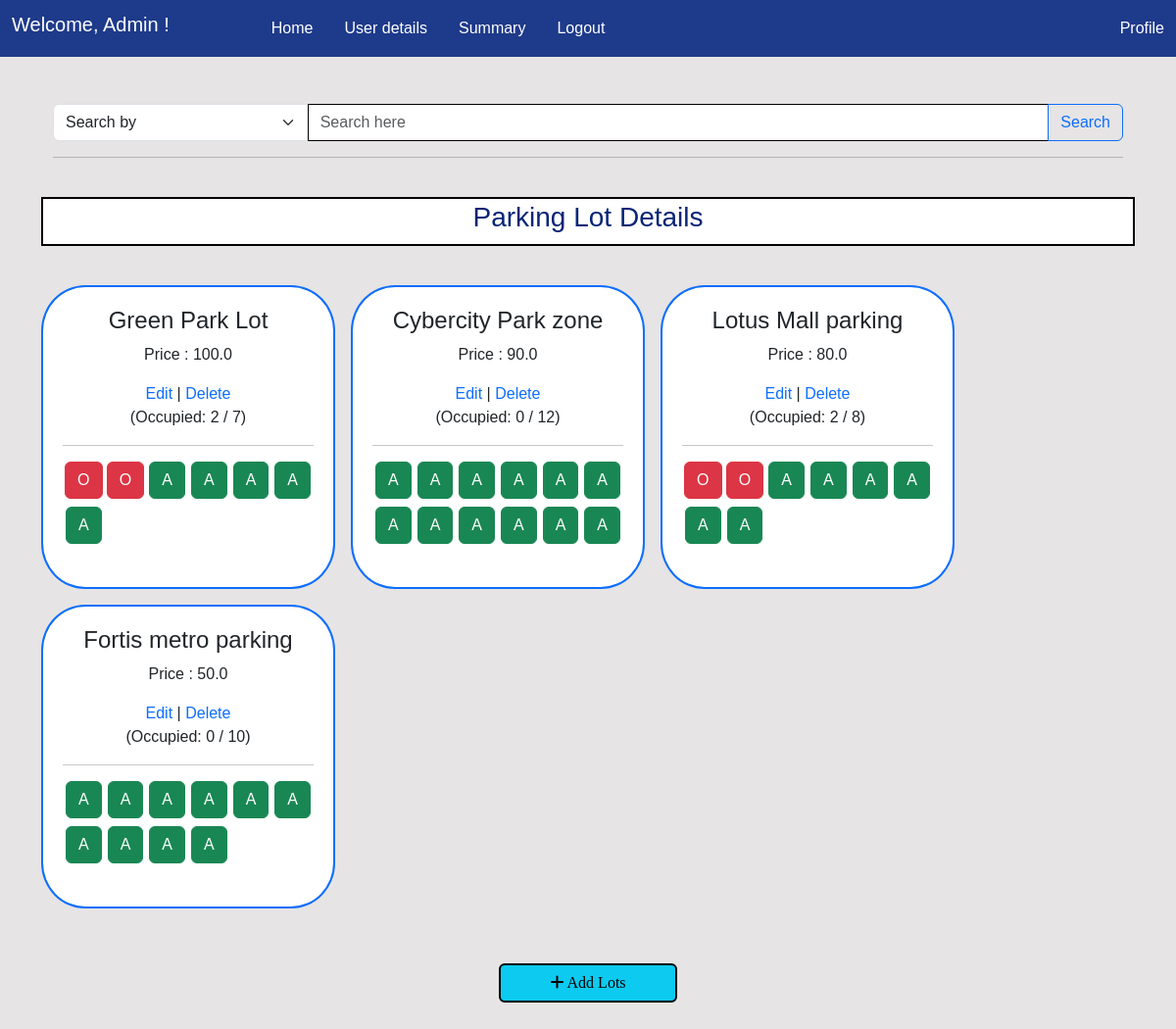
Page /admin (signed in) on the earlier database version.
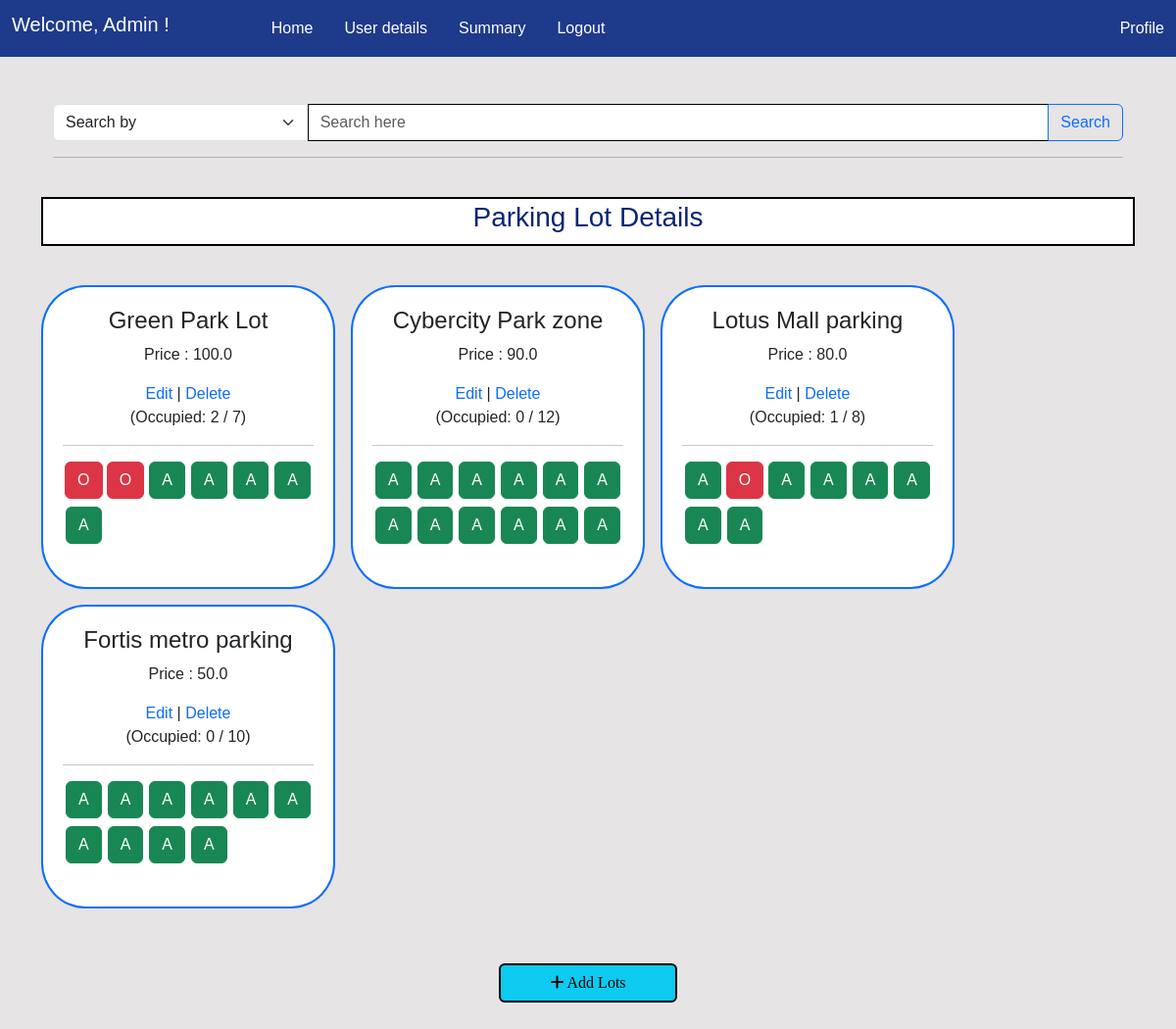
Same page on the later database version.
### models.py (models this page shows)
class ParkingLot(db.Model):
    __tablename__ = 'parkinglot'
    id = db.Column(db.Integer, primary_key=True)
    name = db.Column(db.String(50), nullable=False)
    address = db.Column(db.String(100), nullable=False)
    pincode = db.Column(db.String(10), nullable=False)
    total_spots = db.Column(db.Integer, nullable=False)
    price_per_hour = db.Column(db.Float, nullable=False)
    spots= db.relationship('ParkingSpot', backref='parkinglot', lazy=True,cascade="all, delete-orphan" )
    lots= db.relationship('Reservation', backref='parkinglot', lazy=True,cascade="all, delete-orphan")

class ParkingSpot(db.Model):
    __tablename__ = 'parkingspot'
    id = db.Column(db.Integer, primary_key=True)
    lot_id = db.Column(db.Integer, db.ForeignKey('parkinglot.id'), nullable=False)
    spot_number = db.Column(db.Integer, nullable=False)
    is_occupied = db.Column(db.Boolean, default=False)
    reserved_spot = db.relationship('Reservation', backref='parkingspot', lazy=True ,cascade="all, delete-orphan")

### routes.py (the view, shortened to what this page needs)
@app.route('/admin')
@admin_required
def admin():
    parkinglots = ParkingLot.query.all()
    parameter= request.args.get('parameter')
    query= request.args.get('query')
    parameters= {
        'default':'Search by ',
        'lotname' : 'Lot name',
        'location' :'Location',
        'pincode' : 'Pincode',
        'lotid': 'Lot ID',
        'totalspot': 'Total Spots'
    }
    return render_template('admin.html',parkinglots=parkinglots,parameters=parameters,param=parameter,query=query)

### routes.py (called while the page is built)
def admin_required(f):
    @wraps(f)
    def decorated_function(*args, **kwargs):
        if 'user_id' not in session:
            flash('Please login to continue')
            return redirect(url_for('login'))
        user= User.query.get(session['user_id'])
        if not user.is_admin:
            flash('You do not have permission to access this page')
            return redirect(url_for('user'))
        return f(*args, **kwargs)
    return decorated_function

### templates/admin.html (shortened to what this page needs)
{% extends 'layout.html' %}
 {% block content %}
<div class="container-fluid mt-5">
    {% include 'searchbar.html' %}
    <hr>
    <div class="row mb-3">
        <div class="heading d-flex mt-4">
            <h3>Parking Lot Details</h3>
        </div>
        {% for parkinglot in parkinglots %}
        <div class="contain col-3 me-3 mb-3" style="width: 300px; overflow-y: auto; ">
            <h4 class="text-center ">{{parkinglot.name}}</h4>
            <p class="text-center">Price : {{parkinglot.price_per_hour}}</p>
            <div class="lot-controls text-center ">
                <a href="{{ url_for('edit_lot', id=parkinglot.id) }}">Edit</a> |
                <a href="{{ url_for('delete_lot', id=parkinglot.id) }}">Delete</a>
            </div>
            <div class="occupied-info text-center">(Occupied: {{ parkinglot.spots | selectattr('is_occupied') | list |
                length }} / {{parkinglot.total_spots }})</div>
            <hr>
            <div class="container mb-3">
                <div class="row">
                    {% for spot in parkinglot.spots %}
                    <div class="col-2 mb-2 d-flex justify-content-center">
                        <div class="smallcontain">
                            {% if spot.is_occupied %}
                            <a href="{{ url_for('delete_spot' , id=spot.id)}}" class="btn btn-danger">O</a>
                            {% else %}
                            <a href="{{ url_for('delete_spot' , id=spot.id)}}" class="btn btn-success">A</a>
                            {% endif %}
                        </div>
                    </div>
                    {% endfor %}
                </div>
            </div>
        </div>
        {% endfor %}
    </div>
    <div class=" d-grid gap-2 col-2 mx-auto mb-5">
        <a href="{{url_for('add_lot')}}" class="chfont btn btn-info mt-4" style="border:2px solid black">
            <i class="fa fa-plus" aria-hidden="true"></i>
            Add Lots
        </a>
    </div>
</div>
{% endblock %}

Differences in the rows shown:
computed for ParkingLot "Lotus Mall parking": spots|selectattr "2" → "1"
changed ParkingSpot (number 20 of 37 on the later page): is_occupied "O" → "A"
